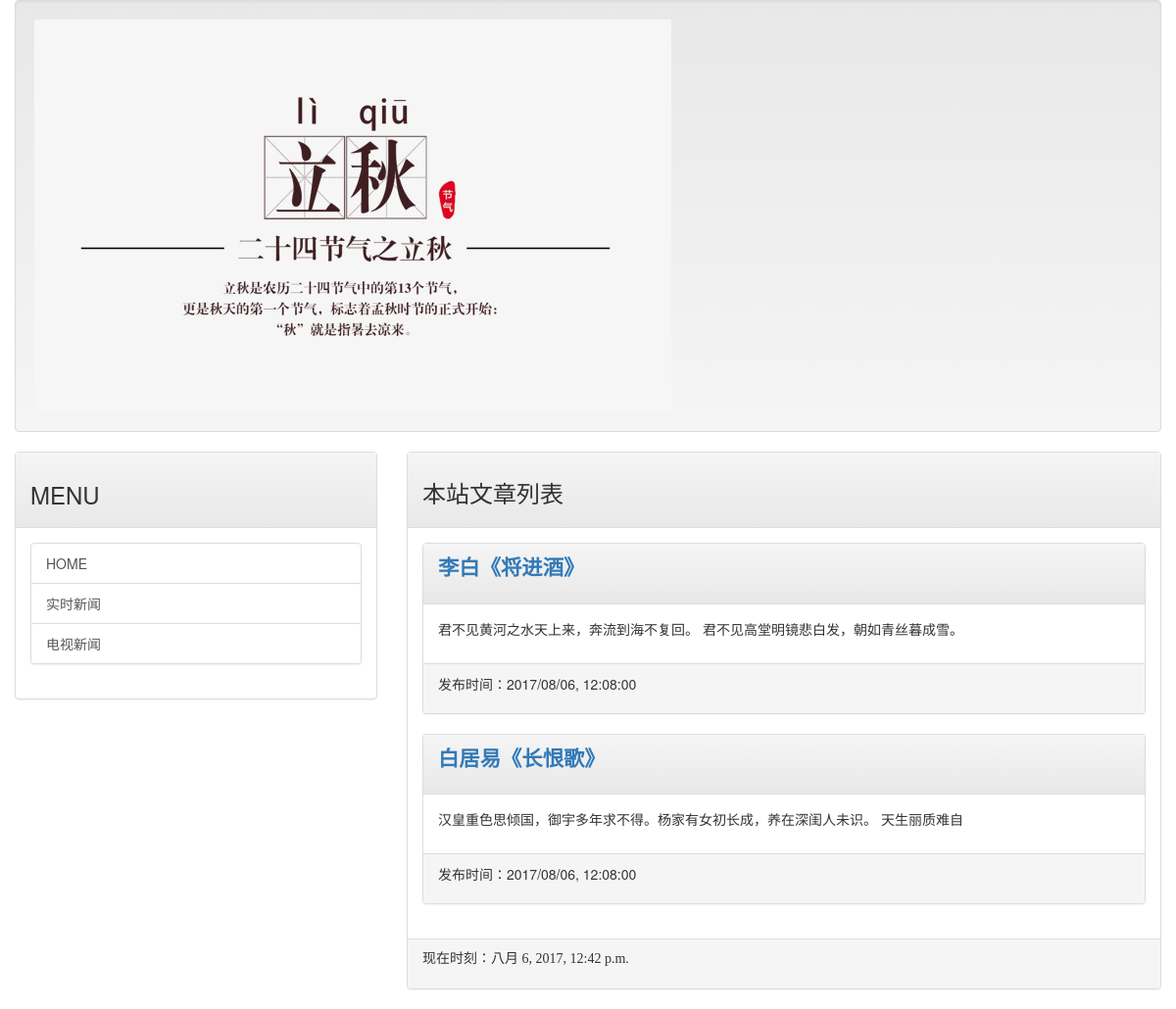
Before: / with the older database file.
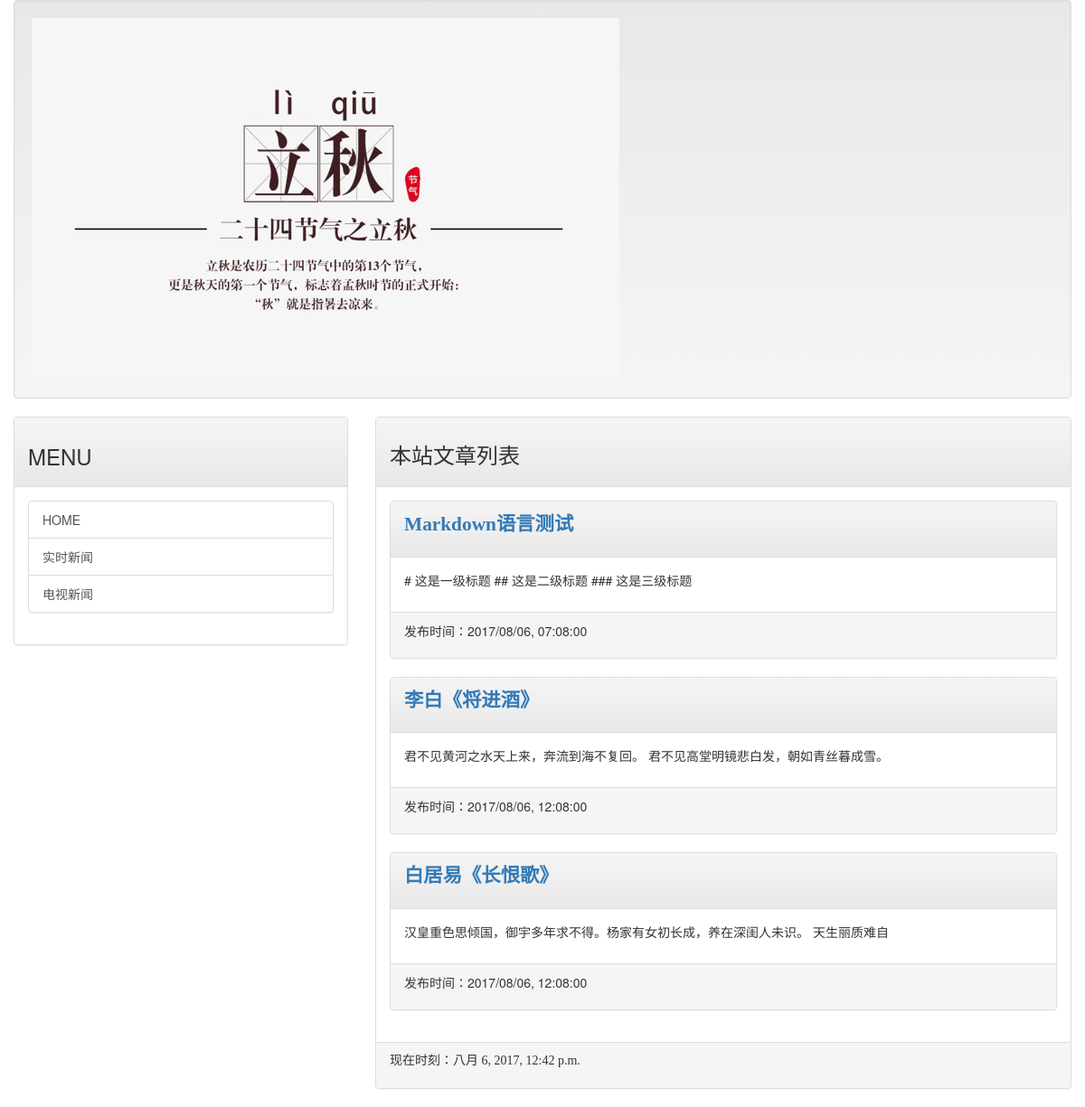
After: the same page with the newer database file.
### mainsite/models.py (models this page shows, shortened)
class Post(models.Model):
    title = models.CharField(max_length=200)
    slug = models.CharField(max_length=200)
    body = models.TextField()
    pub_date = models.DateTimeField(default=timezone.now)
    class Meta:
        ordering = ('-pub_date',)

### mainsite/views.py (the view)
# urls.py: url(r'^$', views.homepage),
def homepage(request):
    template = get_template('index.html')
    posts = models.Post.objects.all()
    now = datetime.now()
    html = template.render(locals())
    return HttpResponse(html)

### templates/index.html (shortened to what this page needs)
{% extends 'base.html' %}
{% block headmessage %}
    <h3 style='font-family:楷体;'>本站文章列表</h3>
{% endblock %}
{% block content %}
    {% for post in posts %}
        <div class='panel panel-default'>
            <div class='panel-heading'>
                <p style='font-family:微软雅黑;font-size:16pt;font-weight:bold;'>
                    <a href='/post/{{ post.slug }}'>{{ post.title }}</a>
                </p>
            </div>
            <div class='panel-body'>
                <p>
                    {{ post.body | truncatechars:40 }}
                </p>
            </div>
            <div class='panel-footer'>
                <p>
                    发布时间：{{ post.pub_date | date:"Y/m/d, h:m:s" }}
                </p>
            </div>
        </div>
    {% endfor %}
{% endblock %}

Changed rows visible on the page:
added Post: title "Markdown语言测试", body "# 这是一级标题 ## 这是二级标题 ### 这是三级标题", pub_date "2017/08/06, 07:08:00"
